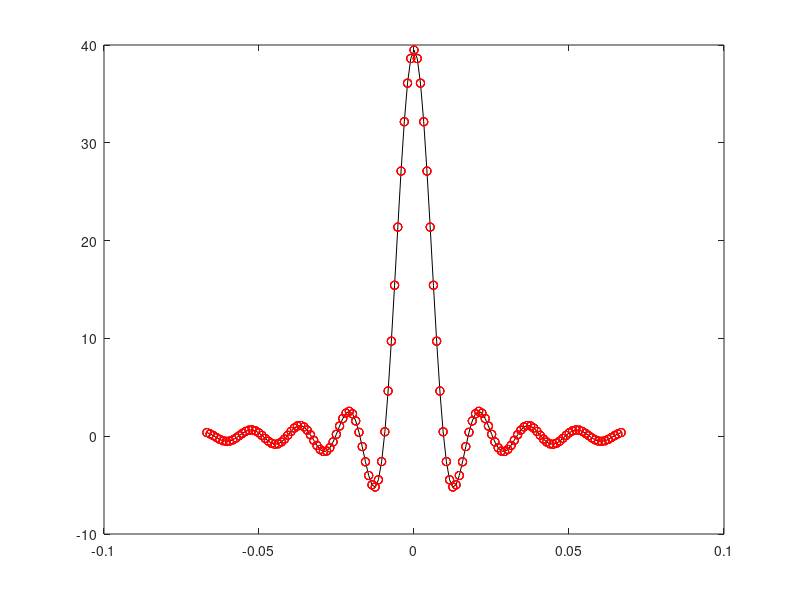

MATLAB code for this plot:
% test functional svd-expansion. ;
% testing functional lsq. ;
% determining the overlap integral between two plane-waves on a disc: ;

verbose=1;
max_k_p = 64; N_pixel = 3.0;
R_target = max_k_p-0.5; z_target = N_pixel*pi*sqrt(2); D_target = z_target/(2*pi*R_target);
C = 2*pi*max_k_p;
tic;
n_d = 129;
dj_ = D_target*linspace(-2,+2,n_d);
h_ = zeros(n_d,1);
dh_ = zeros(n_d,1);
for nd=1:n_d;
dj = dj_(nd); gamma = C*dj;
if (dj==0); 
h4_(nd) = (2*pi).^2; 
h3_(nd) = (2*pi).^2; 
h2_(nd) = (2*pi).^2; 
h1_(nd) = (2*pi).^2; 
h_(nd) = (2*pi).^2; dh_(nd) = 0; 
end;
if (dj~=0); 
%h5_(nd) = dblquad( @(r,w) cos(r*dj*cos(w)).*r , 0,2*pi*max_k_p , 0,2*pi ) / (pi*max_k_p.^2) ; 
h4_(nd) = quad( @(w) ( cos((dj.*cos(w)).*C) + sin((dj.*cos(w)).*C).*C.*(dj.*cos(w)) - 1 ) ./ ((dj.*cos(w)).^2) , 0,2*pi ) / (pi*max_k_p.^2) ; 
h3_(nd) = quad( @(w) ( (C.*dj.*sin(w)).^2 .* cos(C.*dj.*cos(w)) ) ./ (dj.^2) , 0,2*pi ) / (pi*max_k_p.^2) ; 
h2_(nd) = quad( @(w) ( (C.*dj.*cos(w)) .* sin(C.*dj.*cos(w)) ) ./ (dj.^2) , 0,2*pi ) / (pi*max_k_p.^2) ; 
h1_(nd) = ( (gamma*pi/2) * ( besselj(1,gamma) - besselj(-1,gamma) - besselj(1,-gamma) + besselj(-1,-gamma) ) ./ (dj.^2) ) / (pi*max_k_p.^2) ; 
h_(nd) = gamma*2*pi*besselj(1,gamma) ./ (dj.^2) / (pi*max_k_p.^2) ; 
%dh_(nd) = quad( @(w) ( C.*C.*cos(w).^2.*dj.*cos(dj.*cos(w).*C) ) ./ ((dj.*cos(w)).^2) , 0,2*pi ) / (pi*max_k_p.^2) - 2./dj_(nd) * h_(nd); 
end;%if (dj~=0); 
end;%for nd=1:n_d;
toc;
subplot(1,1,1); plot(dj_,h_,'k-',dj_,h1_,'ro',dj_,h2_,'ro',dj_,h3_,'ro',dj_,h4_,'ro');
%subplot(2,1,1); plot(dj_,h_); xlim([min(dj_),max(dj_)]);
%subplot(2,1,2); ddj = mean(diff(dj_)); plot(dj_(1:end-1) + ddj/2,diff(h_)/ddj,'k.-',dj_,dh_,'ro-'); xlim([min(dj_),max(dj_)]);
